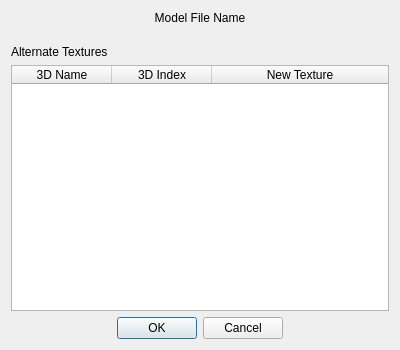
<?xml version="1.0" encoding="UTF-8"?>
<ui version="4.0">
 <class>DKFormModelPickerDialog</class>
 <widget class="QDialog" name="DKFormModelPickerDialog">
  <property name="geometry">
   <rect>
    <x>0</x>
    <y>0</y>
    <width>400</width>
    <height>350</height>
   </rect>
  </property>
  <property name="windowTitle">
   <string>Dialog</string>
  </property>
  <layout class="QGridLayout" name="gridLayout">
   <item row="0" column="0">
    <layout class="QVBoxLayout" name="editingLayout">
     <item>
      <widget class="QLabel" name="label">
       <property name="text">
        <string>Model File Name</string>
       </property>
       <property name="alignment">
        <set>Qt::AlignCenter</set>
       </property>
       <property name="buddy">
        <cstring>filePicker</cstring>
       </property>
      </widget>
     </item>
     <item>
      <widget class="DKGameFilePicker" name="filePicker"/>
     </item>
     <item>
      <spacer name="verticalSpacer">
       <property name="orientation">
        <enum>Qt::Vertical</enum>
       </property>
       <property name="sizeType">
        <enum>QSizePolicy::Fixed</enum>
       </property>
       <property name="sizeHint" stdset="0">
        <size>
         <width>8</width>
         <height>8</height>
        </size>
       </property>
      </spacer>
     </item>
     <item>
      <widget class="QLabel" name="label_2">
       <property name="text">
        <string>Alternate Textures</string>
       </property>
       <property name="buddy">
        <cstring>textureSwaps</cstring>
       </property>
      </widget>
     </item>
     <item>
      <widget class="QTableWidget" name="textureSwaps">
       <property name="selectionMode">
        <enum>QAbstractItemView::SingleSelection</enum>
       </property>
       <property name="selectionBehavior">
        <enum>QAbstractItemView::SelectRows</enum>
       </property>
       <property name="horizontalScrollMode">
        <enum>QAbstractItemView::ScrollPerPixel</enum>
       </property>
       <property name="wordWrap">
        <bool>false</bool>
       </property>
       <property name="cornerButtonEnabled">
        <bool>false</bool>
       </property>
       <attribute name="horizontalHeaderStretchLastSection">
        <bool>true</bool>
       </attribute>
       <attribute name="verticalHeaderVisible">
        <bool>false</bool>
       </attribute>
       <column>
        <property name="text">
         <string>3D Name</string>
        </property>
       </column>
       <column>
        <property name="text">
         <string>3D Index</string>
        </property>
       </column>
       <column>
        <property name="text">
         <string>New Texture</string>
        </property>
       </column>
      </widget>
     </item>
    </layout>
   </item>
   <item row="1" column="0">
    <layout class="QHBoxLayout" name="buttonLayout">
     <item>
      <spacer name="horizontalSpacer">
       <property name="orientation">
        <enum>Qt::Horizontal</enum>
       </property>
       <property name="sizeHint" stdset="0">
        <size>
         <width>40</width>
         <height>20</height>
        </size>
       </property>
      </spacer>
     </item>
     <item>
      <widget class="QPushButton" name="buttonOK">
       <property name="text">
        <string>OK</string>
       </property>
      </widget>
     </item>
     <item>
      <widget class="QPushButton" name="buttonCancel">
       <property name="text">
        <string>Cancel</string>
       </property>
      </widget>
     </item>
     <item>
      <spacer name="horizontalSpacer_2">
       <property name="orientation">
        <enum>Qt::Horizontal</enum>
       </property>
       <property name="sizeHint" stdset="0">
        <size>
         <width>40</width>
         <height>20</height>
        </size>
       </property>
      </spacer>
     </item>
    </layout>
   </item>
  </layout>
 </widget>
 <customwidgets>
  <customwidget>
   <class>DKGameFilePicker</class>
   <extends>QWidget</extends>
   <header>widgets/DKGameFilePicker.h</header>
  </customwidget>
 </customwidgets>
 <tabstops>
  <tabstop>filePicker</tabstop>
  <tabstop>textureSwaps</tabstop>
  <tabstop>buttonOK</tabstop>
  <tabstop>buttonCancel</tabstop>
 </tabstops>
 <resources/>
 <connections/>
</ui>
